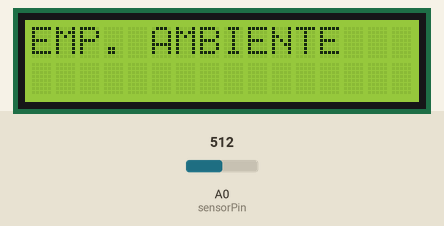
Recording of a sketch running on a simulated Arduino Uno, built with avr-gcc and run on an emulated ATmega328P. Shown: 16×2 character LCD. The inputs (shaded band) are chosen by the test bench; at power-on: A0 (sensorPin) = 512.

Above: at 0.13 s.
At 4.49 s:
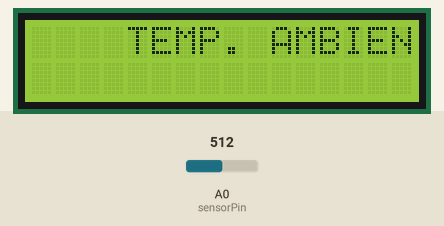
At 8.8 s:
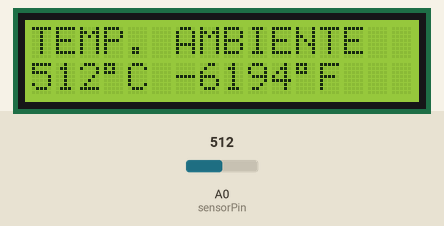
At 15.5 s:
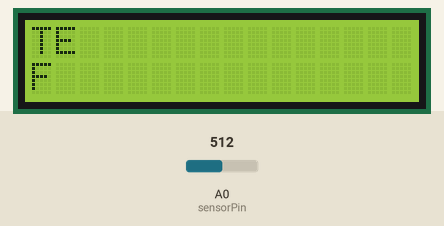
At 22.1 s:
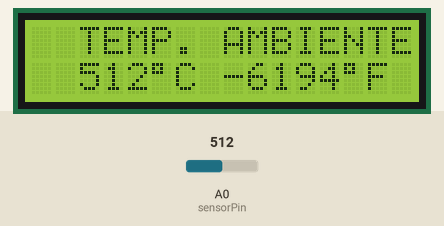
At 35.96 s:
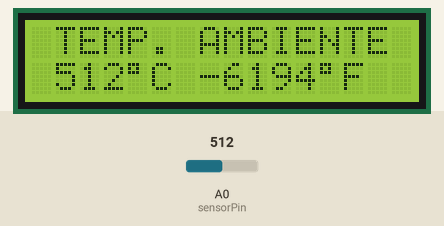

The sketch:

thermometer.ino
```cpp
/*
  Electronic thermometer.

  Tested with Arduino Uno using a simple LCD 16x2 display.
*/
#include <LiquidCrystal.h>

// Initialize the library with the numbers of the interface pins
// 2: RS
// 3: E
// 4: DB4
// 5: DB5
// 6: DB6
// 7: DB7
LiquidCrystal lcd(2, 3, 4, 5, 6, 7);
int sensorPin = A0;    // Select the input pin for the potentiometer
int ledPin = 13;      // Select the pin for the LED
int sensorValue = 0;  // Variable to store the value coming from the sensor


byte degree[8] = {
  B00110,
  B01001,
  B01001,
  B00110,
  B00000,
  B00000,
  B00000,
};

void setup() {
  // Set up the LCD's number of columns and rows:
  lcd.begin(16, 2);
  // Print a message to the LCD.
  lcd.print("TEMP. AMBIENTE");
}

void loop() {

  // read the value from the sensor:
  //Handle Temperature

  // scroll 13 positions (string length) to the left
  // to move it offscreen left:
  for (int positionCounter = 0; positionCounter < 13; positionCounter++) {
    // scroll one position left:
    lcd.scrollDisplayLeft();
    // wait a bit:
    delay(150);
  }

  // Scroll 29 positions (string length + display length) to the right
  // to move it offscreen right:
  for (int positionCounter = 0; positionCounter < 29; positionCounter++) {
    // scroll one position right:
    lcd.scrollDisplayRight();
    // wait a bit:
    delay(150);
  }

  // Scroll 16 positions (display length + string length) to the left
  // to move it back to center:
  for (int positionCounter = 0; positionCounter < 16; positionCounter++) {
    // scroll one position left:
    lcd.scrollDisplayLeft();
    // wait a bit:
    delay(150);
  }

  int cvalue = analogRead(sensorPin);
  float voltage = cvalue * 5.0;
  Serial.println(voltage);
  int fvalue = (voltage - 0.5) * 100;

  lcd.setCursor(0, 1);
  lcd.print(cvalue);
  lcd.print((char)223);
  lcd.print("C");

  lcd.setCursor(6, 1);
  lcd.print(fvalue);
  lcd.print((char)223);
  lcd.print("F");
  delay(5000);
}
```

Measured:
- what the display in image 2 shows lasts 5.0 s, from 8.8 s to 13.8 s
